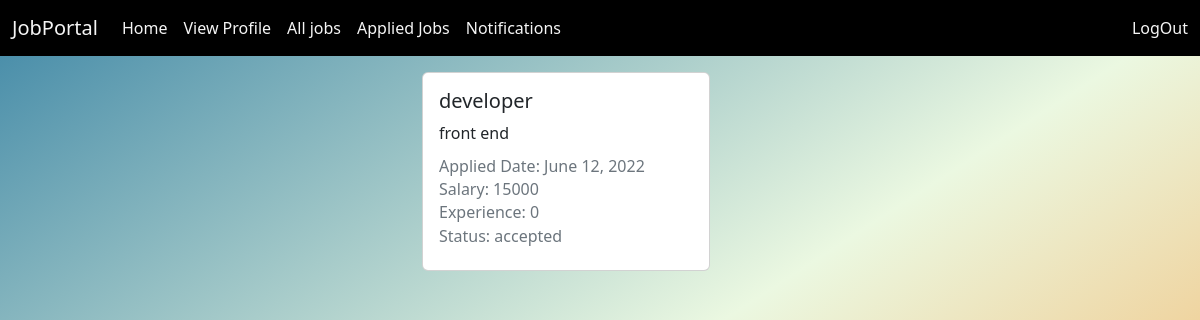
Page /candidate/job/notification (signed in) on the committed database.
### employerapp/models.py (models this page shows, shortened)
class Applications(models.Model):
    applicant = models.ForeignKey(User, on_delete=models.CASCADE, related_name='applicants')
    job = models.ForeignKey(Jobs, on_delete=models.CASCADE, related_name='jobtype')
    options = (
        ('applied', 'applied'),
        ('rejected', 'rejected'),
        ('pending', 'pending'),
        ('cancelled', 'cancelled'),
        ('accepted', 'accepted')
    )
    status = models.CharField(max_length=50, choices=options, default='applied')
    date = models.DateField(auto_now_add=True)
    class Meta:
        unique_together = (
            'applicant', 'job'
        )

class Jobs(models.Model):
    posted_by = models.ForeignKey(User, on_delete=models.CASCADE, related_name='company')
    job_title = models.CharField(max_length=120)
    job_description = models.TextField()
    posted_date = models.DateTimeField(auto_now_add=True)
    salary = models.PositiveIntegerField()
    qualification=models.CharField(max_length=120,null=True)
    experience = models.PositiveIntegerField(default=0)

### candidateapp/views.py (the view)
# urls.py: path('job/notification', views.JobNotificationView.as_view(), name='notification'),
@method_decorator(signin_required,name="dispatch")
class JobNotificationView(ListView):
    model = Applications
    template_name = 'candi_notification.html'
    context_object_name = 'application'
    def get_queryset(self):
        return Applications.objects.filter(applicant=self.request.user, status='accepted')

### candidateapp/templates/candi_notification.html
{%extends 'base.html'%}
{%block body_block%}
{%load static%}
<link rel="stylesheet" href="{%static 'css/style.css'%}">
    <div class="row">
      <div class="col-4"></div>
      <div class="col-4">
        {%if application%}
        {%for app in application%}
        <div class="card mt-3" style="width: 18rem;">
          <div class="card-body">
            <h5 class="card-title">{{app.job.job_title}}</h5>
            <p class="card-text">{{app.job.job_description}}</p>
            <h6 class="card-subtitle mb-2 text-muted">Applied Date: {{app.date}}</h6>
            <h6 class="card-subtitle mb-2 text-muted">Salary: {{app.job.salary}}</h6>
            <h6 class="card-subtitle mb-2 text-muted">Experience: {{app.job.experience}}</h6>
            <h6 class="card-subtitle mb-2 text-muted">Status: {{app.status}}</h6>
          </div>
        </div>
        {%endfor%}
        {%else%}
                <h3 class="mt-5"> No Notification</h3>
           {%endif%}
      </div>
      <div class="col-4"></div>
    </div>
{%endblock%}

### candidateapp/static/css/style.css (style rules this page uses)
body { background-image: linear-gradient(147deg, #3f87a6, #ebf8e1, #f69d3c); height: 100vh; }

### rows in the picture
Applications: job.job_title "developer", job.job_description "front end", date "June 12, 2022", job.salary "15000", job.experience "0", status "accepted"
